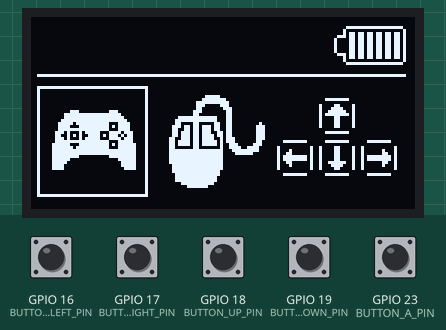
Recording of a sketch running on a simulated ESP32. On the bench: 128×64 one-colour display. The inputs (shaded band) are chosen by the test bench; at power-on: GPIO 16 (BUTTON_LEFT_PIN), GPIO 17 (BUTTON_RIGHT_PIN), GPIO 18 (BUTTON_UP_PIN), GPIO 19 (BUTTON_DOWN_PIN), GPIO 23 (BUTTON_A_PIN) HIGH. USB keyboard and mouse output is not drawn; what the sketch prints to the serial monitor is not drawn.

Above: at 2.2 s.
2.3 s: GPIO 23 (BUTTON_A_PIN) pulled LOW for 0.15 s
At 3.6 s:
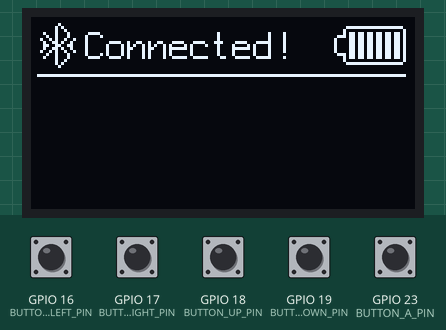
3.9 s: GPIO 16 (BUTTON_LEFT_PIN) pulled LOW for 0.15 s
At 4.02 s:
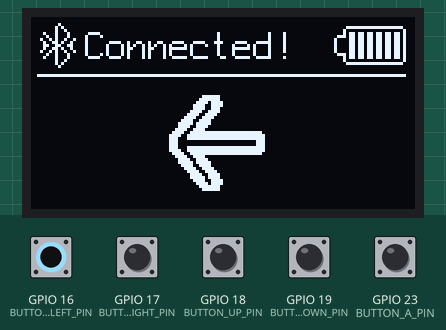
5.6 s: GPIO 17 (BUTTON_RIGHT_PIN) pulled LOW for 0.15 s
At 5.72 s:
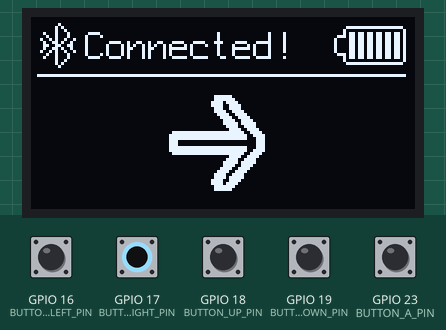
7.2 s: GPIO 18 (BUTTON_UP_PIN) pulled LOW for 0.15 s
At 7.3 s:
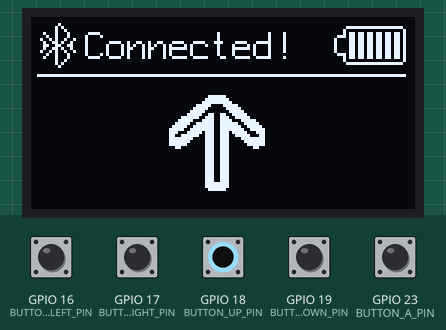
8.8 s: GPIO 19 (BUTTON_DOWN_PIN) pulled LOW for 0.15 s
At 8.92 s:
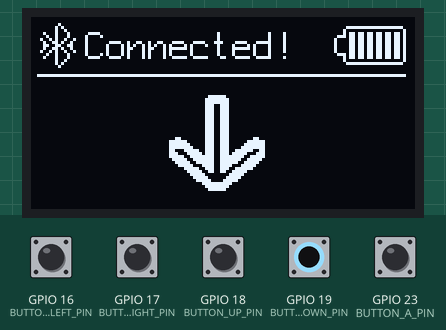
10.4 s: GPIO 16 (BUTTON_LEFT_PIN) driven LOW and GPIO 17 (BUTTON_RIGHT_PIN) driven LOW
At 11.8 s:
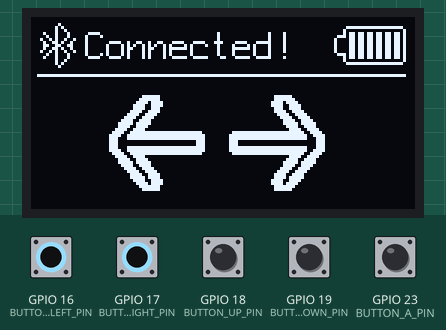
Timing chart, 0 to 12.9 s (numbered marks = the images above; inputs shaded):
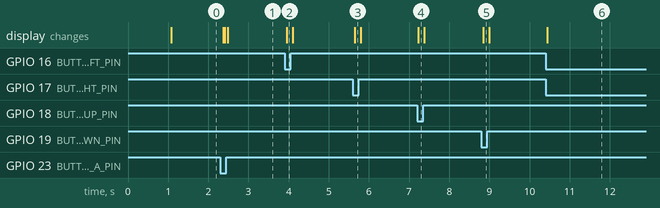

Measured:
- after the input at 2.3 s, the display: first changes after 0.07 s (image 1 shows a later state)
- after the input at 3.9 s, the display: changes after 0.05 s (image 2)
- after the input at 5.6 s, the display: changes after 0.05 s (image 3)
- after the input at 7.2 s, the display: changes at once (image 4)
- after the input at 8.8 s, the display: changes after 0.05 s (image 5)
- after the input at 10.4 s, the display: changes at once (image 6)

The sketch:

bleGamepadworkingv04.ino
```cpp
#include <Arduino.h>
#include <BleGamepad.h>
#include <U8g2lib.h>

#include <Wire.h> // library requires for IIC communication

/////////////////////////////
//        Graphics         //
/////////////////////////////
U8G2_SSD1306_128X64_NONAME_F_HW_I2C u8g2(U8G2_R0, /* reset=*/ U8X8_PIN_NONE); // initialization for the used OLED display

// Images
static const unsigned char image_battery_full_bits[] U8X8_PROGMEM = {0x00,0x00,0x00,0xf0,0xff,0x7f,0x08,0x00,0x80,0x68,0xdb,0xb6,0x6e,0xdb,0xb6,0x61,0xdb,0xb6,0x61,0xdb,0xb6,0x61,0xdb,0xb6,0x61,0xdb,0xb6,0x61,0xdb,0xb6,0x6e,0xdb,0xb6,0x68,0xdb,0xb6,0x08,0x00,0x80,0xf0,0xff,0x7f,0x00,0x00,0x00,0x00,0x00,0x00};
static const unsigned char image_bluetooth_bits[] U8X8_PROGMEM = {0x80,0x00,0x40,0x01,0x40,0x02,0x44,0x04,0x48,0x04,0x50,0x02,0x60,0x01,0xc0,0x00,0x60,0x01,0x50,0x02,0x48,0x04,0x44,0x04,0x40,0x02,0x40,0x01,0x80,0x00,0x00,0x00};
static const unsigned char image_bluetooth_connected_bits[] U8X8_PROGMEM = {0x80,0x00,0x40,0x01,0x40,0x02,0x44,0x04,0x48,0x04,0x52,0x12,0x64,0x09,0xcc,0x0c,0x64,0x09,0x52,0x12,0x48,0x04,0x44,0x04,0x40,0x02,0x40,0x01,0x80,0x00,0x00,0x00};
static const unsigned char image_mouse_bits[] U8X8_PROGMEM = {0x00,0xf0,0x01,0x00,0x00,0xf8,0x07,0x00,0x00,0xfe,0x0f,0x00,0x00,0x0e,0x0e,0x00,0x00,0x06,0x1c,0x00,0x00,0x07,0x18,0x00,0x00,0x03,0x18,0x00,0xf8,0xff,0x18,0x00,0xfc,0xff,0x18,0x00,0x0c,0x83,0x19,0x40,0x6e,0xbb,0x19,0xe0,0x66,0xbb,0x19,0xe0,0x76,0x3b,0x1b,0xe0,0x76,0x7b,0x1b,0xe0,0x73,0x7b,0x3a,0xe0,0x7b,0xfb,0x3a,0x60,0x7b,0xfb,0x72,0x70,0x03,0x03,0xf2,0x3c,0xff,0xff,0xe3,0x3f,0xff,0xff,0xc3,0x0f,0xff,0xff,0x03,0x00,0xff,0xff,0x03,0x00,0xff,0xff,0x03,0x00,0xfe,0xff,0x03,0x00,0xfe,0xff,0x03,0x00,0xfe,0xff,0x01,0x00,0xfc,0xff,0x01,0x00,0xfc,0xff,0x00,0x00,0xfc,0xff,0x00,0x00,0xf0,0x7f,0x00,0x00,0xc0,0x1f,0x00,0x00};
static const unsigned char image_keyboard_bits[] U8X8_PROGMEM = {0x00,0x00,0xff,0x00,0x00,0x00,0x00,0x00,0x00,0x00,0x00,0x40,0x18,0x02,0x00,0x00,0x40,0x3c,0x02,0x00,0x00,0x40,0x7e,0x02,0x00,0x00,0x40,0xff,0x02,0x00,0x00,0x40,0x18,0x02,0x00,0x00,0x40,0x18,0x02,0x00,0x00,0x40,0x18,0x02,0x00,0x00,0x40,0x18,0x02,0x00,0x00,0x00,0x00,0x00,0x00,0x00,0x00,0xff,0x00,0x00,0x00,0x00,0x00,0x00,0x00,0x00,0x00,0x00,0x00,0x00,0xfc,0x03,0xff,0xc0,0x3f,0x00,0x00,0x00,0x00,0x00,0x01,0x48,0x18,0x12,0x80,0x11,0x48,0x18,0x12,0x88,0x19,0x48,0x18,0x12,0x98,0xfd,0x4b,0x18,0xd2,0xbf,0xfd,0x4b,0x18,0xd2,0xbf,0x19,0x48,0x7e,0x12,0x98,0x11,0x48,0x3c,0x12,0x88,0x01,0x48,0x18,0x12,0x80,0x00,0x00,0x00,0x00,0x00,0xfc,0x03,0xff,0xc0,0x3f};
static const unsigned char image_gamepad_bits[] U8X8_PROGMEM = {0xc0,0x01,0x38,0x00,0xf0,0xff,0x7f,0x00,0xf0,0xff,0xff,0x00,0xf8,0xff,0xff,0x01,0x7c,0xff,0xc7,0x03,0x3c,0xfe,0xd7,0x03,0xfc,0xff,0xc7,0x03,0x2e,0xfa,0x78,0x07,0xa6,0xf2,0xba,0x06,0x2e,0xfa,0x78,0x07,0xfe,0xff,0xc7,0x07,0x3f,0xfe,0xd7,0x0f,0x7f,0xff,0xc7,0x0f,0xff,0xff,0xff,0x0f,0xff,0xff,0xff,0x0f,0xff,0x01,0xf8,0x0f,0x3f,0x00,0xc0,0x0f,0x1f,0x00,0x80,0x0f,0x0f,0x00,0x80,0x0f,0x0f,0x00,0x00,0x0f,0x06,0x00,0x00,0x06};
static const unsigned char image_left_arrow_bits[] U8X8_PROGMEM = {0x00,0xf8,0x01,0x00,0x00,0xfc,0x01,0x00,0x00,0xde,0x03,0x00,0x00,0xcf,0x03,0x00,0x00,0xcf,0x01,0x00,0x80,0xe7,0x01,0x00,0xc0,0xf3,0x00,0x00,0xe0,0x79,0x00,0x00,0xf0,0x3c,0x00,0x00,0xf8,0x3e,0x00,0x00,0x78,0x1e,0x00,0x00,0x3c,0x0f,0x00,0x00,0x9e,0xff,0xff,0x7f,0xcf,0xff,0xff,0xff,0xc7,0xff,0xff,0xff,0x07,0x00,0x00,0xe0,0x07,0x00,0x00,0xe0,0xc7,0xff,0xff,0xff,0xcf,0xff,0xff,0xff,0x9e,0xff,0xff,0x7f,0x3c,0x0f,0x00,0x00,0x78,0x1e,0x00,0x00,0xf8,0x3e,0x00,0x00,0xf0,0x3c,0x00,0x00,0xe0,0x79,0x00,0x00,0xc0,0xf3,0x00,0x00,0x80,0xe7,0x01,0x00,0x80,0xef,0x01,0x00,0x00,0xcf,0x03,0x00,0x00,0xde,0x03,0x00,0x00,0xfc,0x01,0x00,0x00,0xf8,0x01,0x00};
static const unsigned char image_right_arrow_bits[] U8X8_PROGMEM = {0x00,0x80,0x1f,0x00,0x00,0x80,0x3f,0x00,0x00,0xc0,0x7b,0x00,0x00,0xc0,0xf3,0x00,0x00,0x80,0xf3,0x00,0x00,0x80,0xe7,0x01,0x00,0x00,0xcf,0x03,0x00,0x00,0x9e,0x07,0x00,0x00,0x3c,0x0f,0x00,0x00,0x7c,0x1f,0x00,0x00,0x78,0x1e,0x00,0x00,0xf0,0x3c,0xfe,0xff,0xff,0x79,0xff,0xff,0xff,0xf3,0xff,0xff,0xff,0xe3,0x07,0x00,0x00,0xe0,0x07,0x00,0x00,0xe0,0xff,0xff,0xff,0xe3,0xff,0xff,0xff,0xf3,0xfe,0xff,0xff,0x79,0x00,0x00,0xf0,0x3c,0x00,0x00,0x78,0x1e,0x00,0x00,0x7c,0x1f,0x00,0x00,0x3c,0x0f,0x00,0x00,0x9e,0x07,0x00,0x00,0xcf,0x03,0x00,0x80,0xe7,0x01,0x00,0x80,0xf7,0x01,0x00,0xc0,0xf3,0x00,0x00,0xc0,0x7b,0x00,0x00,0x80,0x3f,0x00,0x00,0x80,0x1f,0x00};
static const unsigned char image_up_arrow_bits[] U8X8_PROGMEM = {0x00,0xe0,0x07,0x00,0x00,0xf0,0x0f,0x00,0x00,0xf8,0x1f,0x00,0x00,0x3e,0x7c,0x00,0x00,0x1f,0xf8,0x00,0x80,0x0f,0xf0,0x01,0xc0,0x67,0xe6,0x03,0xf0,0x73,0xce,0x07,0xf8,0x78,0x1e,0x1f,0x7c,0x7e,0x7e,0x3e,0x3e,0x7f,0xfe,0x7c,0x9f,0x7f,0xfe,0xf9,0xc7,0x77,0xee,0xe3,0xf3,0x73,0xce,0xc7,0xff,0x70,0x0e,0xff,0x7f,0x70,0x0e,0xfe,0x3f,0x70,0x0e,0xfc,0x0c,0x70,0x0e,0x30,0x00,0x70,0x0e,0x00,0x00,0x70,0x0e,0x00,0x00,0x70,0x0e,0x00,0x00,0x70,0x0e,0x00,0x00,0x70,0x0e,0x00,0x00,0x70,0x0e,0x00,0x00,0x70,0x0e,0x00,0x00,0x70,0x0e,0x00,0x00,0x70,0x0e,0x00,0x00,0x70,0x0e,0x00,0x00,0x70,0x0e,0x00,0x00,0xf0,0x0f,0x00,0x00,0xf0,0x0f,0x00,0x00,0xe0,0x07,0x00};
static const unsigned char image_down_arrow_bits[] U8X8_PROGMEM = {0x00,0xe0,0x07,0x00,0x00,0xf0,0x0f,0x00,0x00,0xf0,0x0f,0x00,0x00,0x70,0x0e,0x00,0x00,0x70,0x0e,0x00,0x00,0x70,0x0e,0x00,0x00,0x70,0x0e,0x00,0x00,0x70,0x0e,0x00,0x00,0x70,0x0e,0x00,0x00,0x70,0x0e,0x00,0x00,0x70,0x0e,0x00,0x00,0x70,0x0e,0x00,0x00,0x70,0x0e,0x00,0x00,0x70,0x0e,0x00,0x0c,0x70,0x0e,0x30,0x3f,0x70,0x0e,0xfc,0x7f,0x70,0x0e,0xfe,0xff,0x70,0x0e,0xff,0xe3,0x73,0xce,0xcf,0xc7,0x77,0xee,0xe3,0x9f,0x7f,0xfe,0xf9,0x3e,0x7f,0xfe,0x7c,0x7c,0x7e,0x7e,0x3e,0xf8,0x78,0x1e,0x1f,0xe0,0x73,0xce,0x0f,0xc0,0x67,0xe6,0x03,0x80,0x0f,0xf0,0x01,0x00,0x1f,0xf8,0x00,0x00,0x3e,0x7c,0x00,0x00,0xf8,0x1f,0x00,0x00,0xf0,0x0f,0x00,0x00,0xe0,0x07,0x00};

// Inputs Display Constants
int MIDDLE = 62; // (of screen)
int OFFSET = 40; // (size of icons)

///////////////////////////
// Program State Control //
///////////////////////////
// This needs a better name? the main state of whats happening
int main_state;
// Mode is the function of the controller (mouse, keyboard, or gamepad)
int mode;
// Connection status, 0 = not connected...
bool connected;


// Inputs n stuff
#define BUTTON_A_PIN 23
#define BUTTON_LEFT_PIN 16
#define BUTTON_RIGHT_PIN 17
#define BUTTON_UP_PIN 18
#define BUTTON_DOWN_PIN 19

int buttonAState;
int buttonLeftState;
int buttonRightState;
int buttonUpState;
int buttonDownState;

// How many inputs pressed at a time
int numInputs;

// The bluetooth LE Gamepad Library
// 100 = 100% battery, to change...
BleGamepad bleGamepad("SKJAPPS Controller", "skjapps", 100);

void setup() {
  u8g2.begin(); // start the u8g2 library

  // Default graphics settings
  u8g2.setFontMode(1);
  u8g2.setBitmapMode(1);

  // Display Splash Screen on controller
  u8g2.clearBuffer();
  u8g2.setFont(u8g2_font_profont29_tr);
  u8g2.drawStr(8, 43, "SKJAPPS");
  u8g2.sendBuffer();

  // Setting up serial debug output
  Serial.begin(115200);
  Serial.println("Booting SKJAPPS Controller Software...");

  // Setting Inputs
  pinMode(BUTTON_A_PIN, INPUT_PULLUP);
  pinMode(BUTTON_LEFT_PIN, INPUT_PULLUP);
  pinMode(BUTTON_RIGHT_PIN, INPUT_PULLUP);
  pinMode(BUTTON_UP_PIN, INPUT_PULLUP);
  pinMode(BUTTON_DOWN_PIN, INPUT_PULLUP);

  // Setting control variables
  mode = 1; // default = gamepad
  main_state = 1; // start at mode select screen
  connected = 0; // not connected

  // Allow Splash to show
  delay(1000);

}

void loop() {
  // Read button states
  buttonAState = !(digitalRead(BUTTON_A_PIN));
  buttonLeftState = !(digitalRead(BUTTON_LEFT_PIN));
  buttonRightState = !(digitalRead(BUTTON_RIGHT_PIN));
  buttonUpState = !(digitalRead(BUTTON_UP_PIN));
  buttonDownState = !(digitalRead(BUTTON_DOWN_PIN));

  // Adding states gives the number of inputs at a time.
  numInputs = buttonAState + buttonLeftState + buttonRightState + buttonUpState + buttonDownState;

  // Log button states for debugging
  Serial.printf("Button A: %d, Left Button: %d, Right Button: %d , Up Button: %d, Down Button: %d \n", buttonAState, buttonLeftState, buttonRightState, buttonUpState, buttonDownState);

  // Clear the graphics buffer
  u8g2.clearBuffer();

  // Draw the status bar
  StatusBarScreen(connected);

  // Choosing feature
  FeatureControl();

  // Draw the frame required
  u8g2.sendBuffer();

  delay(10); // this speeds up the simulation
}

// To control the whole thing
// Basically running the needed "feature" function
// Or "choosing" the right loop
void FeatureControl () {
    switch(main_state) {
      case 0:
        Serial.printf("Idle state...?");
      case 1:
        // Choosing Mode State
        ModeSelect();
        break;
      case 2:
        // "Waiting for connection" State
        ConnectWait();
        break;
      case 3:
        // Main Connected Controls State.
        BleGamepadRunner();
        break;
    }
}

// "Feature" Functions
void ModeSelect() {

  // Choosing Mode Process
  if(buttonAState) {
    BleSetup();
    main_state = 2;
  }
  else if (buttonLeftState) {
    mode = (mode + 1) % 3 + 1; // Increment by 1 for left button
  } else if (buttonRightState) {
    mode = mode % 3 + 1; // No change for right button (keeps current value)
  }

  // Display the mode graphics
  ModeSelectScreen(mode);

}

void ConnectWait() {

  // Go Back to mode select
  if(buttonAState) {
    main_state = 1;
  }

  // Display the wait graphics
  ConnectWaitScreen();

  // Run the gamepad
  BleGamepadRunner();

}

// The function to be called to setup the BleLibrary
void BleSetup() {

  switch(mode) {
    // Setup BLEGamepad
    case 1:
      // BLE Gamepad Config struct
      BleGamepadConfiguration bleGamepadConfig;
      bleGamepadConfig.setControllerType(CONTROLLER_TYPE_GAMEPAD); // CONTROLLER_TYPE_JOYSTICK, CONTROLLER_TYPE_GAMEPAD (DEFAULT), CONTROLLER_TYPE_MULTI_AXIS
      // Logitech Standard Gamepad
      bleGamepadConfig.setVid(0x046D);
      bleGamepadConfig.setPid(0xC216);
      // Only Left Thumbstick
      bleGamepadConfig.setWhichAxes(true, true, false, false, false, false, false, false);
      // Start the gamepad service
      bleGamepad.begin(&bleGamepadConfig);
      Serial.printf("Gamepad started \n");
    // // Setup BleMouse
    // case 2:
    //   bleMouse.begin();

    // // Setup BleKeyboard
    // case 3:
    //   bleKeyboard.begin();
  }

}

//////////////////////////
//   Controller Logic   //
//////////////////////////
// Named "Runner"(s) to avoid confusion
void BleGamepadRunner() {
  // if (bleGamepad.isConnected())
  if (true)
  {
    // Connected state
    main_state = 3;
    connected = 1;

    // Press Button 1 for A
    if(buttonAState) {
      bleGamepad.press(BUTTON_2);
    } else {
      bleGamepad.release(BUTTON_2);
    }

    // 0 = Left, 16384 = Middle, 32767 = Right
    // All in one?
    bleGamepad.setLeftThumb((16384 + (buttonLeftState * -16384) + (buttonRightState * 16383)), (16384 + (buttonDownState * -16384) + (buttonUpState * 16383)));

    // Show Inputs screen
    InputsDisplayScreen(numInputs);
  } else {
    // Lost connection, return to waiting screen.
    main_state = 2;
    connected = 0;
  }
}

////////////////////////
// Graphics Functions //
////////////////////////
void StatusBarScreen(bool connected) {
  u8g2.drawXBM(101, 2, 24, 16, image_battery_full_bits);
  if(connected) {
    u8g2.drawXBM(2, 2, 14, 16, image_bluetooth_connected_bits);
    u8g2.setFont(u8g2_font_profont15_tr);
    u8g2.drawStr(18, 14, "Connected!");
  }
  u8g2.drawLine(124, 19, 2, 19);
}

void ModeSelectScreen(int Mode) {
  // Display Selection
  switch(mode) {
    case 1:
      // Gamepad Mode
      u8g2.drawFrame(2, 23, 37, 37);
      break;
    case 2:
      // Mouse Mode
      u8g2.drawFrame(43, 23, 37, 37);
      break;
    case 3:
      // Keyboard Mode
      u8g2.drawFrame(80, 23, 44, 37);
      break;
  }
  // Draw option icons
  u8g2.drawXBM(46, 26, 32, 31, image_mouse_bits);
  u8g2.drawXBM(82, 27, 40, 26, image_keyboard_bits);
  u8g2.drawXBM(7, 31, 28, 20, image_gamepad_bits);
}

void ConnectWaitScreen() {
  u8g2.drawXBM(20, 32, 14, 16, image_bluetooth_bits);
  u8g2.setFont(u8g2_font_6x12_tr);
  u8g2.drawStr(42, 39, "Waiting for");
  u8g2.drawStr(44, 49, "Connection");
}

void InputsDisplayScreen(int numInputs) {
  // X pos where inputs start getting drawn
  int basePosition = MIDDLE - ((OFFSET / 2) * (numInputs - 1));

  // Count how many have already been drawn
  int drawCounter = 0;

  // Loop for each possible input (0 to 4)
  for (int i = 0; i < 5; i++) {
    // Calculate X position with offset
    int xPosition = basePosition + (drawCounter * OFFSET);

    // Draw elements based on button state and position
    switch (i) {
      case 0:
        if (buttonAState) {
          // Draw button A elements at xPosition
          u8g2.drawEllipse(xPosition, 42, 15, 15);
          u8g2.drawEllipse(xPosition, 42, 16, 16);
          u8g2.setFont(u8g2_font_profont29_tr);
          u8g2.drawStr(xPosition - 7, 51, "A");
          drawCounter++;
        }
        break;
      case 1:
        if (buttonLeftState) {
          u8g2.drawXBM(xPosition - 16, 26, 32, 32, image_left_arrow_bits);
          drawCounter++;
        }
        break;
      case 2:
        if (buttonRightState) {
          u8g2.drawXBM(xPosition - 16, 26, 32, 32, image_right_arrow_bits);
          drawCounter++;
        }
        break;
      case 3:
        if (buttonUpState) {
          u8g2.drawXBM(xPosition - 16, 26, 32, 32, image_up_arrow_bits);
          drawCounter++;
        }
        break;
      case 4:
        if (buttonDownState) {
          u8g2.drawXBM(xPosition - 16, 26, 32, 32, image_down_arrow_bits);
          drawCounter++;
        }
        break;
    }
  }

}
```
